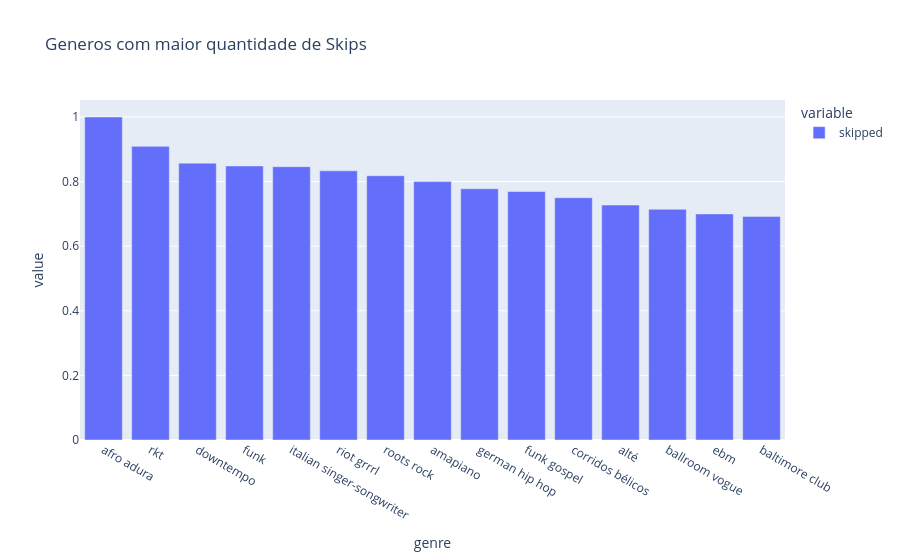
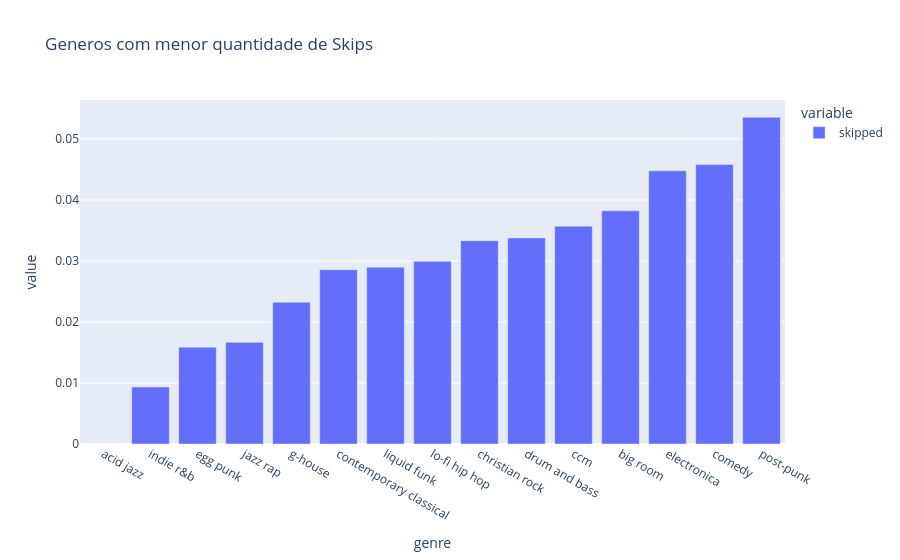

Notebook code for these charts, in order:
### Markdown cell above
### Skips behavior por genero

### Code cell
skip_rate = (
    df_genre
    .groupby("genre")["skipped"]
    .mean()
)
gerar_grafico_colunas(skip_rate.drop_duplicates().sort_values(ascending=False).head(15),'Generos com maior quantidade de Skips')
gerar_grafico_colunas(skip_rate.drop_duplicates().sort_values(ascending=True).head(15),'Generos com menor quantidade de Skips')

### Figure 1 — Plotly figure (JSON) as saved in the notebook; plotly's stock layout.template omitted (floating-point values rounded to 4 significant figures)
{"data": [{"hovertemplate": "variable=skipped<br>genre=%{x}<br>value=%{y}<extra></extra>", "legendgroup": "skipped", "marker": {"color": "#636efa", "pattern": {"shape": ""}}, "name": "skipped", "orientation": "v", "showlegend": true, "textposition": "auto", "type": "bar", "x": ["afro adura", "rkt", "downtempo", "funk", "italian singer-songwriter", "riot grrrl", "roots rock", "amapiano", "german hip hop", "funk gospel", "corridos bélicos", "alté", "ballroom vogue", "ebm", "baltimore club"], "xaxis": "x", "y": [1.0, 0.9091, 0.8571, 0.8485, 0.8462, 0.8333, 0.8182, 0.8, 0.7778, 0.7692, 0.75, 0.7273, 0.7143, 0.7, 0.6923], "yaxis": "y"}], "layout": {"barmode": "relative", "legend": {"title": {"text": "variable"}, "tracegroupgap": 0}, "title": {"text": "Generos com maior quantidade de Skips"}, "xaxis": {"anchor": "y", "domain": [0, 1], "title": {"text": "genre"}}, "yaxis": {"anchor": "x", "domain": [0, 1], "title": {"text": "value"}}}}

### Figure 2 — Plotly figure (JSON) as saved in the notebook; plotly's stock layout.template omitted (floating-point values rounded to 4 significant figures)
{"data": [{"hovertemplate": "variable=skipped<br>genre=%{x}<br>value=%{y}<extra></extra>", "legendgroup": "skipped", "marker": {"color": "#636efa", "pattern": {"shape": ""}}, "name": "skipped", "orientation": "v", "showlegend": true, "textposition": "auto", "type": "bar", "x": ["acid jazz", "indie r&b", "egg punk", "jazz rap", "g-house", "contemporary classical", "liquid funk", "lo-fi hip hop", "christian rock", "drum and bass", "ccm", "big room", "electronica", "comedy", "post-punk"], "xaxis": "x", "y": [0.0, 0.009346, 0.01587, 0.01667, 0.02326, 0.02857, 0.02899, 0.02996, 0.03333, 0.03378, 0.03571, 0.03822, 0.04478, 0.0458, 0.05357], "yaxis": "y"}], "layout": {"barmode": "relative", "legend": {"title": {"text": "variable"}, "tracegroupgap": 0}, "title": {"text": "Generos com menor quantidade de Skips"}, "xaxis": {"anchor": "y", "domain": [0, 1], "title": {"text": "genre"}}, "yaxis": {"anchor": "x", "domain": [0, 1], "title": {"text": "value"}}}}
